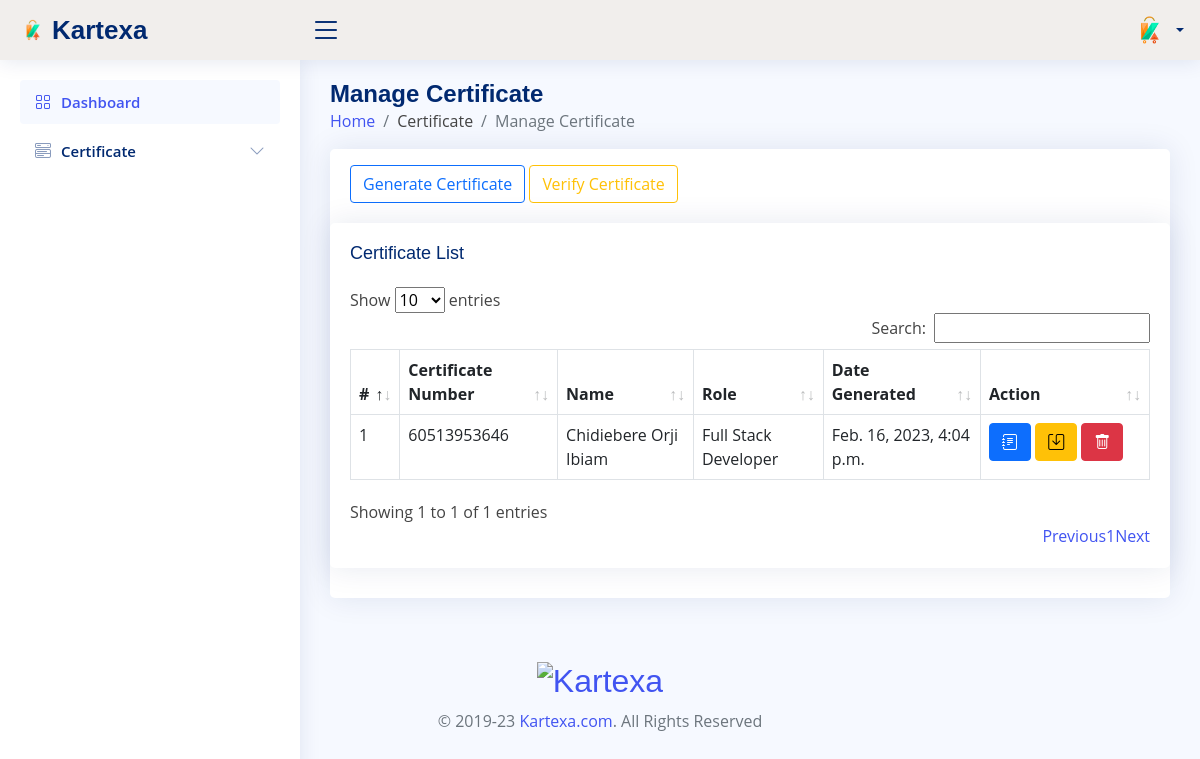
Before: /manage_certificate/ with the older database file.
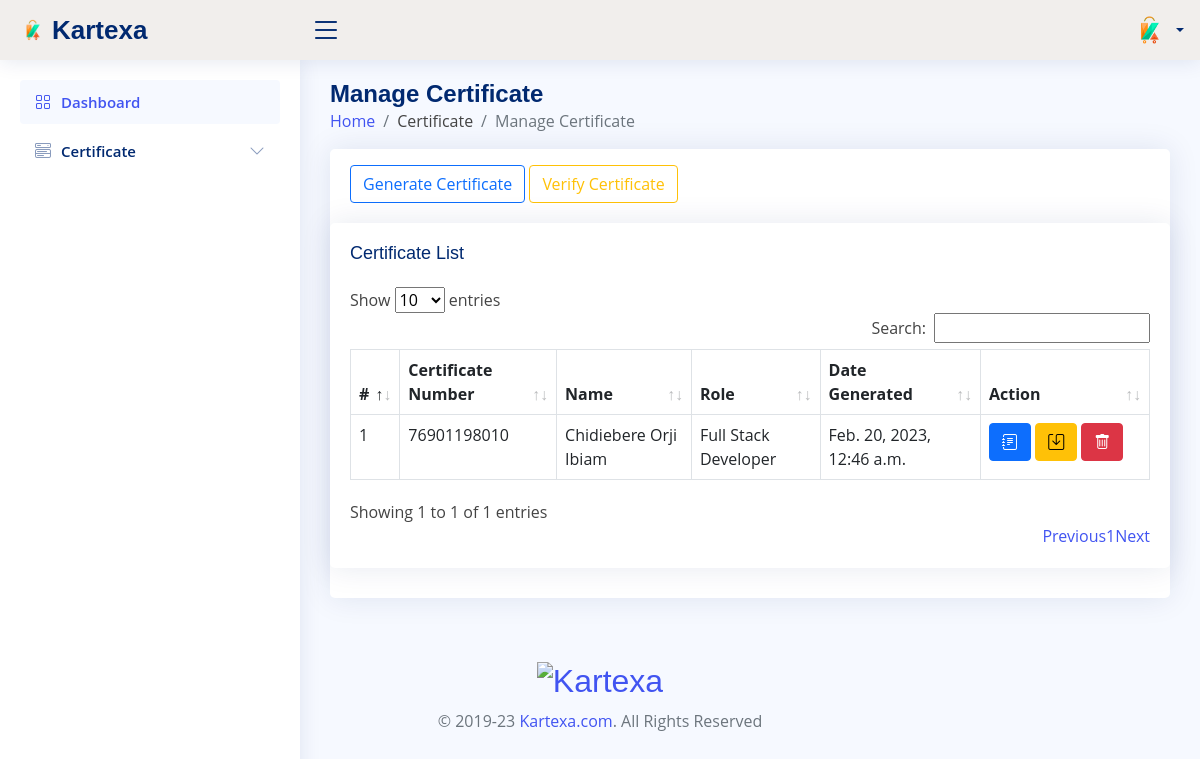
After: the same page with the newer database file.
### core/models.py (models this page shows, shortened)
class Certificate(models.Model):
    profile_photo = models.ImageField(null=True, blank = True, upload_to = "certificate/")
    certificate_number = models.CharField(unique=True, max_length=50)
    name = models.CharField(max_length=225)
    role = models.CharField(max_length=225)
    organization = models.CharField(default="Kartexa", max_length=255)
    organizer = models.CharField(max_length=225)
    internship_name = models.CharField(max_length=225, default="demo")
    start_date = models.DateField(auto_now=False, auto_now_add=False)
    end_date = models.DateField(auto_now=False, auto_now_add=False)
    generated_date = models.DateTimeField(default=timezone.now)
    verification_link= models.URLField(max_length=200, default="demo")
    qr_image = models.ImageField(upload_to='qrcode', blank=True)

### core/views.py (the view)
# urls.py: path('manage_certificate/', views.manage_certificate, name="manage_certificate"),
def manage_certificate(request):
    cert = Certificate.objects.all().order_by('-id').values()
    return render(request, 'core/manage_certificate.html', {'cert':cert})

### core/templates/core/manage_certificate.html (shortened to what this page needs)
{% extends 'core/base.html' %}
{% load static %}
{% block content %}
<main id="main" class="main">
    <div class="pagetitle">
        <h1>Manage Certificate</h1>
        <nav>
          <ol class="breadcrumb">
            <li class="breadcrumb-item"><a href="{% url 'dashboard' %}">Home</a></li>
            <li class="breadcrumb-item">Certificate</li>
            <li class="breadcrumb-item active">Manage Certificate</li>
          </ol>
        </nav>
      </div>
      <section class="section">
        <div class="row">
          <div class="col-lg-12">
          <div class="card">
              <div class="card-body">
                  <a class="btn btn-outline-primary" href="{% url 'generate_certificate' %}">Generate Certificate</a>
                  <a class="btn btn-outline-warning" href="{% url 'verify_certificate' %}">Verify Certificate</a>
          </div>
            <div class="card">
              <div class="card-body">
                  <div class="alert alert-success success-msg" style="display:none"></div>
                <h5 class="card-title">Certificate List</h5>
                <table class="table table-bordered data-table" id="certificate_table">
                  <thead>
                    <tr>
                      <th scope="col">#</th>
                      <th scope="col">Certificate Number</th>
                      <th scope="col">Name</th>
                      <th scope="col">Role</th>
                      <th scope="col">Date Generated</th>
                      <th scope="col" width="130">Action</th>
                    </tr>
                  </thead>
                  <tbody>
                      {% for object in cert %}
                      <tr>
                          <td scope="row"></td>
                          <td>{{object.certificate_number}}</td>
                          <td>{{object.name}}</td>
                          <td>{{object.role}}</td>
                          <td>{{object.generated_date}}</td>
                          <td>
                            <a class='btn btn-primary' href="{% url 'certificate_detail' object.certificate_number%}"> <i class="bi bi-journal-text"></i></a>
                            <a class='btn btn-warning' href="{% url 'download' object.certificate_number %}"> <i class="bi bi-save"></i></a>
                            <button class='btn btn-danger deleteCertificate' data-action='/{{object.id}}/delete_certificate' data-pk='{{object.pk}}'> <i class="bi bi-trash"></i></button>
                          </td>
                        </tr>
                        {% endfor %}
                  </tbody>
                </table>
              </div>
            </div>
          </div>
        </div>
      </section>
</main>
{% endblock content %}

Changed rows visible on the page:
removed Certificate: certificate_number "60513953646", name "Chidiebere Orji Ibiam", role "Full Stack Developer", generated_date "Feb. 16, 2023, 4:04 p.m."
added Certificate: certificate_number "76901198010", name "Chidiebere Orji Ibiam", role "Full Stack Developer", generated_date "Feb. 20, 2023, 12:46 a.m."
